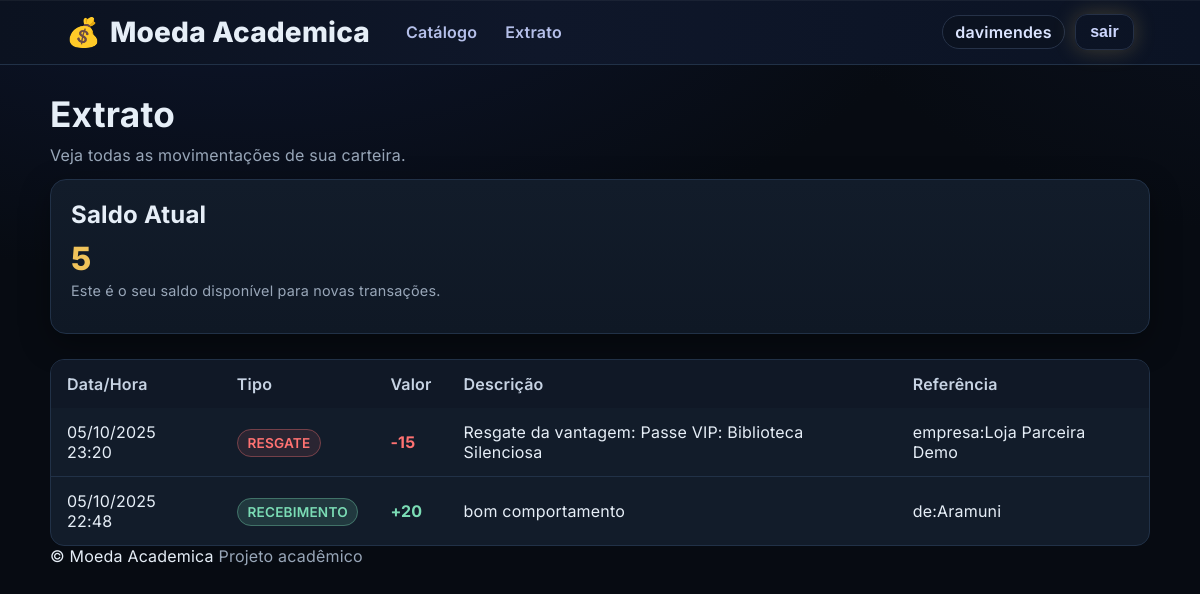
Page /transacoes/extrato/ (signed in) on the committed database.
### apps/accounts/models.py (models this page shows, shortened)
class User(AbstractUser):
    class Role(models.TextChoices):
        ALUNO = "ALUNO", "Aluno"
        PROFESSOR = "PROFESSOR", "Professor"
        PARCEIRO = "PARCEIRO", "Empresa Parceira"
        STAFF = "STAFF", "Equipe/Instituição"
    role = models.CharField(max_length=20, choices=Role.choices, default=Role.ALUNO)
    ativo = models.BooleanField(default=True)

### apps/transactions/models.py (models this page shows, shortened)
class Transacao(models.Model):
    usuario = models.ForeignKey(settings.AUTH_USER_MODEL, on_delete=models.CASCADE, related_name="transacoes")
    tipo = models.CharField(max_length=15, choices=TipoTransacao.choices)
    valor = models.PositiveIntegerField()
    data_hora = models.DateTimeField(auto_now_add=True)
    descricao = models.CharField(max_length=255, blank=True)
    referencia = models.CharField(max_length=64, blank=True)
    professor = models.ForeignKey(settings.AUTH_USER_MODEL, null=True, blank=True,
                                  on_delete=models.SET_NULL, related_name="envios_realizados")
    aluno = models.ForeignKey(settings.AUTH_USER_MODEL, null=True, blank=True,
                              on_delete=models.SET_NULL, related_name="recebimentos_relacionados")
    cupom = models.ForeignKey("wallet.Cupom", null=True, blank=True, on_delete=models.SET_NULL)
    class Meta:
        ordering = ["-data_hora"]

### apps/transactions/views.py (the view)
# urls.py: path("extrato/", ExtratoView.as_view(), name="extrato"),
@method_decorator(login_required, name="dispatch")
class ExtratoView(TemplateView):
    template_name = "transactions/extrato.html"
    def get_context_data(self, **kwargs):
        ctx = super().get_context_data(**kwargs)
        user = self.request.user
        carteira = Carteira.objects.filter(usuario=user).first()
        ctx["saldo_atual"] = carteira.saldo if carteira else 0
        ctx["transacoes"] = (
            Transacao.objects.filter(usuario=user)
            .order_by("-data_hora", "-id")[:50]
        )
        return ctx

### templates/transactions/extrato.html (shortened to what this page needs)
{% extends "base.html" %}
{% block content %}
<h1>Extrato</h1>
<p class="muted">Veja todas as movimentações de sua carteira.</p>
<div class="card" style="margin-bottom: 25px;">
  <h2>Saldo Atual</h2>
  <div class="saldo-display">{{ saldo_atual }}</div>
  <p class="help">Este é o seu saldo disponível para novas transações.</p>
</div>
<div class="table-wrap">
  <table class="table">
    <thead>
      <tr>
        <th>Data/Hora</th>
        <th>Tipo</th>
        <th>Valor</th>
        <th>Descrição</th>
        <th>Referência</th>
      </tr>
    </thead>
    <tbody>
      {% for t in transacoes %}
        <tr>
          <td>{{ t.data_hora|date:'d/m/Y H:i' }}</td>
          <td>
            {% if t.tipo == 'ENVIO' or t.tipo == 'RESGATE' %}
              <span class="badge-debit">{{ t.tipo }}</span>
            {% else %}
              <span class="badge-credit">{{ t.tipo }}</span>
            {% endif %}
          </td>
          <td class="
            {% if t.tipo == 'ENVIO' or t.tipo == 'RESGATE' %}
              value-debit
            {% else %}
              value-credit
            {% endif %}
          ">
            {% if t.tipo == 'ENVIO' or t.tipo == 'RESGATE' %}
              -{{ t.valor }}
            {% else %}
              +{{ t.valor }}
            {% endif %}
          </td>
          <td>{{ t.descricao }}</td>
          <td>{{ t.referencia }}</td>
        </tr>
      {% empty %}
        <tr><td colspan="5">Nenhuma transação encontrada.</td></tr>
      {% endfor %}
    </tbody>
  </table>
</div>
{% endblock %}

### templates/base.html (shortened to what this page needs)
<!doctype html>
<html lang="pt-br">
<head>
  {% load static %}
  <link rel="stylesheet" href="{% static 'css/main.css' %}?v=2025-09-27-3">
  <link rel="stylesheet" href="{% static 'css/forms.css' %}?v=2025-09-27-3">
</head>
<body>
  <header class="site-header">
    <div class="container">
      <nav class="nav">
        <a href="{% url 'role_home' %}" class="logo" style="text-decoration:none;color:inherit;">
          <span aria-hidden="true">💰</span>
          <span>Moeda Academica</span>
        </a>
        <div class="nav-links">
          <a href="{% url 'vantagens_list' %}">Catálogo</a>
          <a href="{% url 'extrato' %}">Extrato</a>
        </div>
        <div class="nav-auth">
          {% if request.user.is_authenticated %}
            <span class="user-chip">{{ request.user.username }}</span>
            <form method="post" action="{% url 'logout' %}">
              <button class="btn btn-ghost" type="submit">sair</button>
            </form>
          {% endif %}
        </div>
      </nav>
    </div>
  </header>
  <main class="page">
    <div class="container">
      {% block content %}{% endblock %}
    </div>
  </main>
  <footer class="site-footer">
    <div class="container footer-wrap">
      <span>© {{ now|date:"Y" }} Moeda Academica</span>
      <span class="muted">Projeto acadêmico</span>
    </div>
  </footer>
</body>
</html>

### static/css/main.css (style rules this page uses)
:root { --bg:#070b12; --panel:#121c2a; --panel-2:#0f1825; --border:#213147; --text:#e6eef7; --muted:#98a6b8; --accent:#f0c35a; --accent-2:#7bdcb5; --danger:#ff7272; --radius:16px; --shadow:0 10px 30px rgba(0,0,0,.35); }
* { box-sizing:border-box }
html,body { height:100% }
body { margin:0; font-family:Inter,system-ui,-apple-system,Segoe UI,Roboto,Ubuntu,'Helvetica Neue',Arial,sans-serif; background: radial-gradient(1200px 600px at 20% -10%, #0e1730 0%, transparent 60%), radial-gradient(1000px 800px at 110% -30%, #0d1426 0%, transparent 60%), var(--bg); color:var(--text); letter-spacing:.2px; background-attachment: fixed; }
.container { width:min(1100px,92vw); margin-inline:auto }
.site-header { position:sticky; top:0; z-index:50; background: rgba(12, 28, 42, 0.7); border-bottom:1px solid var(--border); backdrop-filter:saturate(1.2) blur(6px); }
.card { background:linear-gradient(180deg,var(--panel),var(--panel-2)); border:1px solid var(--border); border-radius:var(--radius); padding:20px; box-shadow:var(--shadow); }
h1,h2,h3,h4 { color:var(--text); font-weight:700; margin:0 0 10px 0 }
p { margin:0 0 14px 0 }
h1 { font-size:2.2rem }
h2 { font-size:1.5rem }
.muted { color:var(--muted) }
.help { font-size:.9rem; color:var(--muted); margin-top:4px }
.btn { display:inline-block; padding:10px 18px; border-radius:10px; font-size:1rem; font-weight:600; text-decoration:none; cursor:pointer; border:1px solid transparent; transition:all .2s ease; }
.btn { background:var(--panel-2); color:var(--text); border-color:var(--border); }
.btn-ghost { background:transparent; color:var(--text); border-color:var(--border); }
.table-wrap { overflow-x:auto; margin-top:20px; }
.table { width:100%; border-collapse:separate; border-spacing:0; background:var(--panel); border:1px solid var(--border); border-radius:14px; overflow:hidden; }
.table th,.table td { padding:14px 16px; text-align:left }
.table thead th { background:#101826; color:#c7d3e3; font-weight:600 }
.table tbody tr + tr td { border-top:1px solid var(--border) }

### static/css/forms.css (style rules this page uses)
:root { --panel:#121c2a; --panel-2:#0f1825; --border:#213147; --text:#e6eef7; --muted:#98a6b8; --danger:#ff7272; --shadow:0 10px 30px rgba(0,0,0,.35); }

### templates/base.html (style rules this page uses)
:root { --hdr-bg: linear-gradient(90deg,#0b1220 0%, #0f172a 45%, #0b1324 100%); --link:#c7d2fe; --link-muted:#9fb0de; --chip-bg:#0b1220; --chip-br:#263248; --btn-br:#253046; --btn-glow:0 0 22px rgba(255, 214, 102, .22); }
.site-header { background:var(--hdr-bg); position:sticky; top:0; z-index:40; box-shadow:0 1px 0 rgba(255,255,255,.05) inset; }
.site-header .container { max-width:1100px;margin:0 auto;padding:14px 16px }
.nav { display:flex;align-items:center;gap:20px }
.logo { font-weight:800;font-size:28px;line-height:1; text-decoration:none;color:#e8eeff; display:inline-flex;gap:.55rem;align-items:center; white-space:nowrap; }
.nav-links { display:flex;gap:28px;align-items:center; margin-left:16px }
.nav-links a { color:var(--link); text-decoration:none; font-weight:600; opacity:.9; transition:.15s ease; }
.nav-auth { display:flex;gap:10px;align-items:center;margin-left:auto }
.user-chip { padding:.35rem .75rem;border-radius:999px; background:var(--chip-bg);border:1px solid var(--chip-br); color:#dbe4ff;font-weight:600 }
.site-header .btn { appearance:none; border:1px solid var(--btn-br); background:#1a243a; color:#eef3ff; font-weight:700; padding:.55rem 1rem; border-radius:12px; text-decoration:none; box-shadow:var(--btn-glow); transition:transform .08s ease, box-shadow .2s ease, opacity .2s ease; }
.site-header .btn-ghost { background:transparent; border:1px solid var(--btn-br); color:#cdd7ff; font-weight:600; padding:.5rem .9rem; border-radius:12px; }
.page { padding-top: 28px; }

### templates/transactions/extrato.html (style rules this page uses)
.saldo-display { font-size: 2rem; font-weight: 800; color: var(--accent, #f0c35a); margin-top: 5px; }
.badge-credit { background-color: rgba(123,220,181,.15); color: var(--accent-2, #aef0d2); border: 1px solid rgba(123,220,181,.35); padding: 0.3rem 0.6rem; border-radius: 999px; font-size: 0.85rem; font-weight: 600; }
.badge-debit { background-color: rgba(255, 114, 114, 0.1); color: var(--danger, #ff7272); border: 1px solid rgba(255, 114, 114, 0.35); padding: 0.3rem 0.6rem; border-radius: 999px; font-size: 0.85rem; font-weight: 600; }
.value-credit { color: var(--accent-2, #aef0d2); font-weight: 700; }
.value-debit { color: var(--danger, #ff7272); font-weight: 700; }
.table-wrap { overflow-x: auto; }

### rows in the picture
User: user.username "davimendes"
Transacao: data_hora "05/10/2025 23:20", tipo "RESGATE", valor "15", descricao "Resgate da vantagem: Passe VIP: Biblioteca Silenciosa", referencia "empresa:Loja Parceira Demo"
Transacao: data_hora "05/10/2025 22:48", tipo "RECEBIMENTO", valor "20", descricao "bom comportamento", referencia "de:Aramuni"

### other values in the picture
{{ saldo_atual }} "5"
